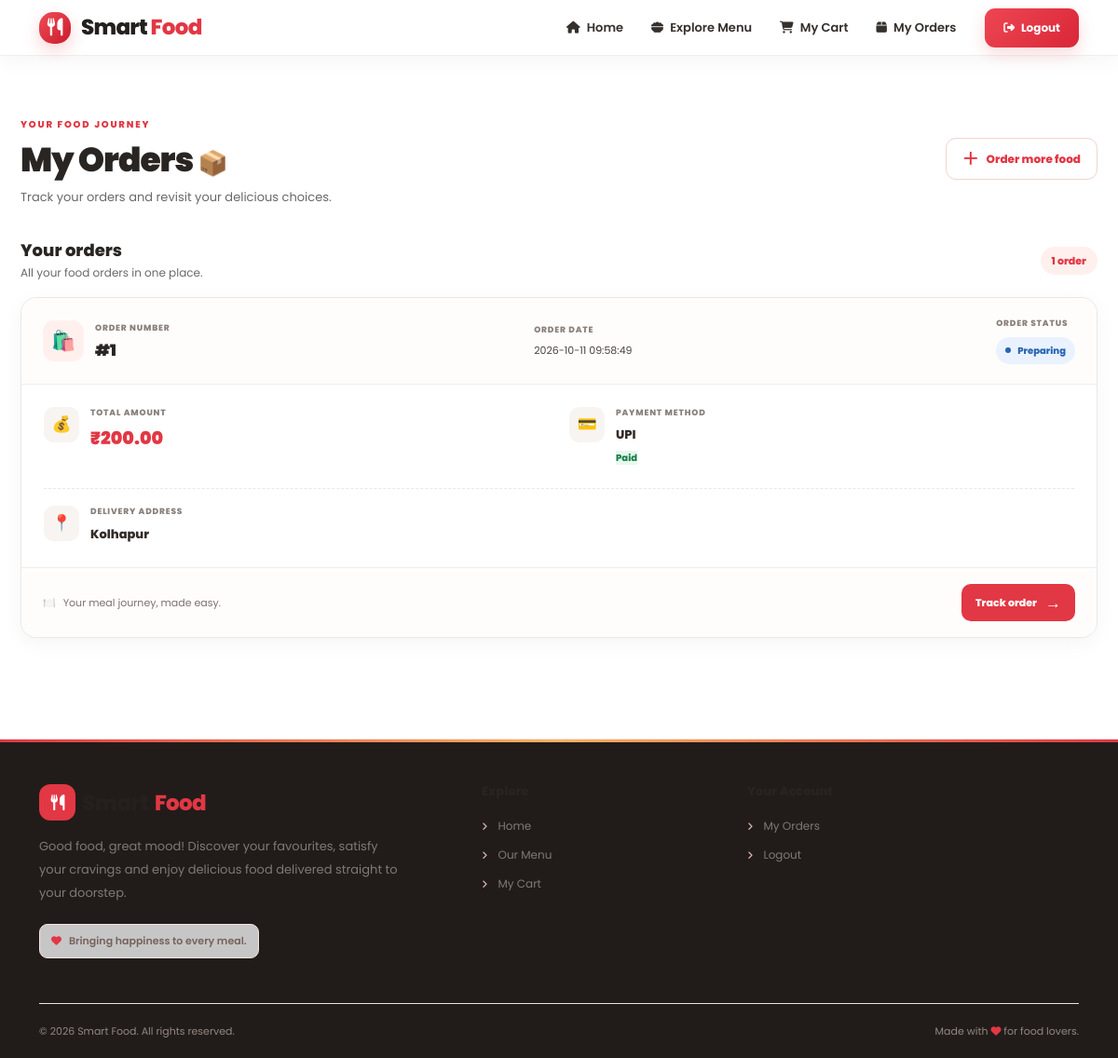
The page /orders (signed in) on the database its author committed.
### tables this page shows
CREATE TABLE orders (
                id INTEGER PRIMARY KEY AUTOINCREMENT,
                customer_id INTEGER NOT NULL,
                total_amount REAL NOT NULL DEFAULT 0,
                payment_method TEXT NOT NULL DEFAULT 'Cash',
                payment_status TEXT DEFAULT 'Pending',
                order_status TEXT DEFAULT 'New Order',
                delivery_address TEXT NOT NULL DEFAULT '',
                rider_id INTEGER,
                created_at TIMESTAMP DEFAULT CURRENT_TIMESTAMP,
                FOREIGN KEY (customer_id) REFERENCES customers(id),
                FOREIGN KEY (rider_id) REFERENCES riders(id)
            );

### app.py (the view)
@app.route("/orders")
@customer_required
def orders():
    conn = get_db_connection()
    try:
        customer_orders = conn.execute("""
            SELECT *
            FROM orders
            WHERE customer_id = ?
            ORDER BY id DESC
        """, (session["customer_id"],)).fetchall()
        return render_template(
            "orders.html",
            orders=customer_orders
        )
    finally:
        conn.close()

### app.py (called while the page is built)
def customer_required(view):
    @wraps(view)
    def wrapped(*args, **kwargs):
        if "customer_id" not in session:
            flash("Please login to continue.", "warning")
            return redirect(url_for("login"))
        return view(*args, **kwargs)
    return wrapped

### database.py (called while the page is built)
def get_db_connection():
    conn = sqlite3.connect(DATABASE)
    conn.row_factory = sqlite3.Row
    conn.execute("PRAGMA foreign_keys = ON")
    return conn

### templates/orders.html (shortened to what this page needs)
{% extends "base.html" %}
{% block content %}
<div class="container premium-orders-page py-4 py-lg-5">
    <div class="orders-page-header">
        <div>
            <span class="orders-eyebrow">YOUR FOOD JOURNEY</span>
            <h2>My Orders <span>📦</span></h2>
            <p>Track your orders and revisit your delicious choices.</p>
        </div>
        <a href="{{ url_for('menu') }}" class="orders-browse-btn">
            <span>＋</span> Order more food
        </a>
    </div>
    {% if orders %}
    <div class="orders-list-heading">
        <div>
            <h4>Your orders</h4>
            <p>All your food orders in one place.</p>
        </div>
        <span class="orders-count">
            {{ orders|length }} order{% if orders|length != 1 %}s{% endif %}
        </span>
    </div>
    <div class="premium-orders-list">
        {% for order in orders %}
        <article class="premium-order-card">
            <div class="premium-order-header">
                <div class="order-reference">
                    <div class="order-reference-icon">🛍️</div>
                    <div>
                        <span class="order-muted-label">ORDER NUMBER</span>
                        <h5>#{{ order.id }}</h5>
                    </div>
                </div>
                <div class="order-date">
                    <span class="order-muted-label">ORDER DATE</span>
                    <span>{{ order.created_at }}</span>
                </div>
                <div class="order-status-wrap">
                    <span class="order-muted-label">ORDER STATUS</span>
                    {% set status = order.order_status|string|lower %}
                    <span class="premium-status-badge
                        {% if status == 'delivered' %}status-delivered
                        {% elif status == 'cancelled' %}status-cancelled
                        {% elif status in ['preparing', 'confirmed', 'out for delivery', 'on the way'] %}status-progress
                        {% else %}status-pending{% endif %}">
                        <span class="status-dot"></span>
                        {{ order.order_status }}
                    </span>
                </div>
            </div>
            <div class="premium-order-details">
                <div class="order-detail-box">
                    <span class="order-detail-icon">💰</span>
                    <div>
                        <span class="order-muted-label">TOTAL AMOUNT</span>
                        <strong class="order-amount">
                            ₹{{ "%.2f"|format(order.total_amount) }}
                        </strong>
                    </div>
                </div>
                <div class="order-detail-box">
                    <span class="order-detail-icon">💳</span>
                    <div>
                        <span class="order-muted-label">PAYMENT METHOD</span>
                        <strong>{{ order.payment_method }}</strong>
                        <span class="payment-status-text
                            {% if order.payment_status|string|lower == 'paid' %}payment-paid
                            {% else %}payment-unpaid{% endif %}">
                            {{ order.payment_status }}
                        </span>
                    </div>
                </div>
                <div class="order-detail-box address-detail-box">
                    <span class="order-detail-icon">📍</span>
                    <div>
                        <span class="order-muted-label">DELIVERY ADDRESS</span>
                        <strong class="order-address">
                            {{ order.delivery_address }}
                        </strong>
                    </div>
                </div>
            </div>
            <div class="premium-order-footer">
                <span class="order-footer-note">
                    {% if status == 'delivered' %}
                        <span>✓</span> Hope you enjoyed your meal!
                    {% elif status == 'cancelled' %}
                        This order has been cancelled.
                    {% else %}
                        <span>🍽️</span> Your meal journey, made easy.
                    {% endif %}
                </span>
                <div class="order-action-buttons">
                    {% if status != 'cancelled' %}
                    <a
                        href="{{ url_for('track_order', order_id=order.id) }}"
                        class="order-track-btn">
                        Track order <span>→</span>
                    </a>
                    {% endif %}
                </div>
            </div>
        </article>
        {% endfor %}
    </div>
    {% endif %}
</div>
{% endblock %}

### rows shown on the page
orders: id "1", created_at "2026-10-11 09:58:49", order_status "Preparing", total_amount "200.00", payment_method "UPI", payment_status "Paid", delivery_address "Kolhapur"

### other values the page prints
{{ orders|length }} "1"
